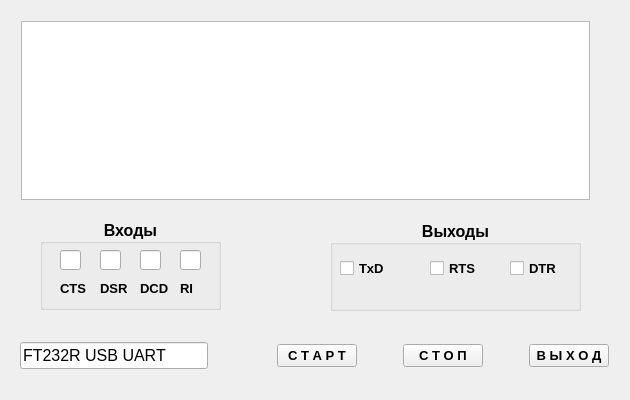
<?xml version="1.0" encoding="UTF-8"?>
<ui version="4.0">
 <class>MainWindow</class>
 <widget class="QMainWindow" name="MainWindow">
  <property name="geometry">
   <rect>
    <x>0</x>
    <y>0</y>
    <width>630</width>
    <height>400</height>
   </rect>
  </property>
  <property name="minimumSize">
   <size>
    <width>630</width>
    <height>400</height>
   </size>
  </property>
  <property name="maximumSize">
   <size>
    <width>630</width>
    <height>400</height>
   </size>
  </property>
  <property name="windowTitle">
   <string>FTDI_1</string>
  </property>
  <property name="windowIcon">
   <iconset>
    <normaloff>Ftdi.ico</normaloff>Ftdi.ico</iconset>
  </property>
  <widget class="QWidget" name="centralWidget">
   <widget class="QWidget" name="verticalLayoutWidget">
    <property name="geometry">
     <rect>
      <x>10</x>
      <y>10</y>
      <width>591</width>
      <height>201</height>
     </rect>
    </property>
    <layout class="QVBoxLayout" name="verticalLayout">
     <item>
      <widget class="QListWidget" name="LoggerList">
       <property name="enabled">
        <bool>true</bool>
       </property>
       <property name="font">
        <font>
         <pointsize>12</pointsize>
        </font>
       </property>
      </widget>
     </item>
    </layout>
   </widget>
   <widget class="QWidget" name="horizontalLayoutWidget">
    <property name="geometry">
     <rect>
      <x>9</x>
      <y>330</y>
      <width>611</width>
      <height>51</height>
     </rect>
    </property>
    <layout class="QHBoxLayout" name="horizontalLayout" stretch="3,1,0,0,0,0,0">
     <item>
      <widget class="QLineEdit" name="DeviceName">
       <property name="font">
        <font>
         <pointsize>12</pointsize>
        </font>
       </property>
       <property name="text">
        <string>FT232R USB UART</string>
       </property>
      </widget>
     </item>
     <item>
      <spacer name="horizontalSpacer">
       <property name="orientation">
        <enum>Qt::Horizontal</enum>
       </property>
       <property name="sizeHint" stdset="0">
        <size>
         <width>40</width>
         <height>20</height>
        </size>
       </property>
      </spacer>
     </item>
     <item>
      <widget class="QPushButton" name="PushButtonStart">
       <property name="font">
        <font>
         <pointsize>10</pointsize>
         <weight>75</weight>
         <bold>true</bold>
        </font>
       </property>
       <property name="text">
        <string>С Т А Р Т</string>
       </property>
      </widget>
     </item>
     <item>
      <spacer name="horizontalSpacer_2">
       <property name="orientation">
        <enum>Qt::Horizontal</enum>
       </property>
       <property name="sizeHint" stdset="0">
        <size>
         <width>40</width>
         <height>20</height>
        </size>
       </property>
      </spacer>
     </item>
     <item>
      <widget class="QPushButton" name="PushButtonStop">
       <property name="font">
        <font>
         <pointsize>10</pointsize>
         <weight>75</weight>
         <bold>true</bold>
        </font>
       </property>
       <property name="text">
        <string>С Т О П</string>
       </property>
      </widget>
     </item>
     <item>
      <spacer name="horizontalSpacer_3">
       <property name="orientation">
        <enum>Qt::Horizontal</enum>
       </property>
       <property name="sizeHint" stdset="0">
        <size>
         <width>40</width>
         <height>20</height>
        </size>
       </property>
      </spacer>
     </item>
     <item>
      <widget class="QPushButton" name="PushButtonExit">
       <property name="font">
        <font>
         <pointsize>10</pointsize>
         <weight>75</weight>
         <bold>true</bold>
        </font>
       </property>
       <property name="text">
        <string>В Ы Х О Д</string>
       </property>
      </widget>
     </item>
    </layout>
   </widget>
   <widget class="QLineEdit" name="lineEditCTS">
    <property name="geometry">
     <rect>
      <x>60</x>
      <y>250</y>
      <width>21</width>
      <height>20</height>
     </rect>
    </property>
    <property name="font">
     <font>
      <pointsize>12</pointsize>
      <weight>75</weight>
      <bold>true</bold>
     </font>
    </property>
   </widget>
   <widget class="QLineEdit" name="lineEditDSR">
    <property name="geometry">
     <rect>
      <x>100</x>
      <y>250</y>
      <width>21</width>
      <height>20</height>
     </rect>
    </property>
    <property name="font">
     <font>
      <pointsize>12</pointsize>
      <weight>75</weight>
      <bold>true</bold>
     </font>
    </property>
   </widget>
   <widget class="QLineEdit" name="lineEditDCD">
    <property name="geometry">
     <rect>
      <x>140</x>
      <y>250</y>
      <width>21</width>
      <height>20</height>
     </rect>
    </property>
    <property name="font">
     <font>
      <pointsize>12</pointsize>
      <weight>75</weight>
      <bold>true</bold>
     </font>
    </property>
   </widget>
   <widget class="QLineEdit" name="lineEditRI">
    <property name="geometry">
     <rect>
      <x>180</x>
      <y>250</y>
      <width>21</width>
      <height>20</height>
     </rect>
    </property>
    <property name="font">
     <font>
      <pointsize>12</pointsize>
      <weight>75</weight>
      <bold>true</bold>
     </font>
    </property>
   </widget>
   <widget class="QLabel" name="label_3">
    <property name="geometry">
     <rect>
      <x>60</x>
      <y>280</y>
      <width>31</width>
      <height>16</height>
     </rect>
    </property>
    <property name="font">
     <font>
      <pointsize>10</pointsize>
      <weight>75</weight>
      <bold>true</bold>
     </font>
    </property>
    <property name="text">
     <string>CTS</string>
    </property>
   </widget>
   <widget class="QLabel" name="label_4">
    <property name="geometry">
     <rect>
      <x>100</x>
      <y>280</y>
      <width>31</width>
      <height>16</height>
     </rect>
    </property>
    <property name="font">
     <font>
      <pointsize>10</pointsize>
      <weight>75</weight>
      <bold>true</bold>
     </font>
    </property>
    <property name="text">
     <string>DSR</string>
    </property>
   </widget>
   <widget class="QLabel" name="label_5">
    <property name="geometry">
     <rect>
      <x>140</x>
      <y>280</y>
      <width>31</width>
      <height>16</height>
     </rect>
    </property>
    <property name="font">
     <font>
      <pointsize>10</pointsize>
      <weight>75</weight>
      <bold>true</bold>
     </font>
    </property>
    <property name="text">
     <string>DCD</string>
    </property>
   </widget>
   <widget class="QLabel" name="label_6">
    <property name="geometry">
     <rect>
      <x>180</x>
      <y>280</y>
      <width>21</width>
      <height>16</height>
     </rect>
    </property>
    <property name="font">
     <font>
      <pointsize>10</pointsize>
      <weight>75</weight>
      <bold>true</bold>
     </font>
    </property>
    <property name="text">
     <string>RI</string>
    </property>
   </widget>
   <widget class="QGroupBox" name="groupBox">
    <property name="geometry">
     <rect>
      <x>40</x>
      <y>219</y>
      <width>181</width>
      <height>91</height>
     </rect>
    </property>
    <property name="font">
     <font>
      <pointsize>12</pointsize>
      <weight>75</weight>
      <bold>true</bold>
     </font>
    </property>
    <property name="toolTip">
     <string>Состояние входов</string>
    </property>
    <property name="title">
     <string>Входы</string>
    </property>
    <property name="alignment">
     <set>Qt::AlignCenter</set>
    </property>
   </widget>
   <widget class="QGroupBox" name="groupBox_2">
    <property name="geometry">
     <rect>
      <x>330</x>
      <y>220</y>
      <width>251</width>
      <height>91</height>
     </rect>
    </property>
    <property name="font">
     <font>
      <pointsize>12</pointsize>
      <weight>75</weight>
      <bold>true</bold>
     </font>
    </property>
    <property name="toolTip">
     <string comment="Состояние выходов">Установка и сброс выходов</string>
    </property>
    <property name="statusTip">
     <string>Активен</string>
    </property>
    <property name="title">
     <string>Выходы</string>
    </property>
    <property name="alignment">
     <set>Qt::AlignCenter</set>
    </property>
    <widget class="QCheckBox" name="CheckBoxTxD">
     <property name="geometry">
      <rect>
       <x>10</x>
       <y>40</y>
       <width>51</width>
       <height>17</height>
      </rect>
     </property>
     <property name="font">
      <font>
       <pointsize>10</pointsize>
       <weight>75</weight>
       <bold>true</bold>
      </font>
     </property>
     <property name="text">
      <string>TxD</string>
     </property>
     <property name="iconSize">
      <size>
       <width>24</width>
       <height>24</height>
      </size>
     </property>
    </widget>
    <widget class="QCheckBox" name="CheckBoxRTS">
     <property name="geometry">
      <rect>
       <x>100</x>
       <y>40</y>
       <width>51</width>
       <height>17</height>
      </rect>
     </property>
     <property name="font">
      <font>
       <pointsize>10</pointsize>
       <weight>75</weight>
       <bold>true</bold>
      </font>
     </property>
     <property name="text">
      <string>RTS</string>
     </property>
    </widget>
    <widget class="QCheckBox" name="CheckBoxDTR">
     <property name="geometry">
      <rect>
       <x>180</x>
       <y>40</y>
       <width>51</width>
       <height>17</height>
      </rect>
     </property>
     <property name="font">
      <font>
       <pointsize>10</pointsize>
       <weight>75</weight>
       <bold>true</bold>
      </font>
     </property>
     <property name="text">
      <string>DTR</string>
     </property>
    </widget>
   </widget>
   <zorder>groupBox</zorder>
   <zorder>verticalLayoutWidget</zorder>
   <zorder>horizontalLayoutWidget</zorder>
   <zorder>lineEditCTS</zorder>
   <zorder>lineEditDSR</zorder>
   <zorder>lineEditDCD</zorder>
   <zorder>lineEditRI</zorder>
   <zorder>label_3</zorder>
   <zorder>label_4</zorder>
   <zorder>label_5</zorder>
   <zorder>label_6</zorder>
   <zorder>groupBox_2</zorder>
  </widget>
 </widget>
 <layoutdefault spacing="6" margin="11"/>
 <resources/>
 <connections>
  <connection>
   <sender>PushButtonExit</sender>
   <signal>clicked()</signal>
   <receiver>MainWindow</receiver>
   <slot>close()</slot>
   <hints>
    <hint type="sourcelabel">
     <x>574</x>
     <y>355</y>
    </hint>
    <hint type="destinationlabel">
     <x>314</x>
     <y>199</y>
    </hint>
   </hints>
  </connection>
 </connections>
</ui>
